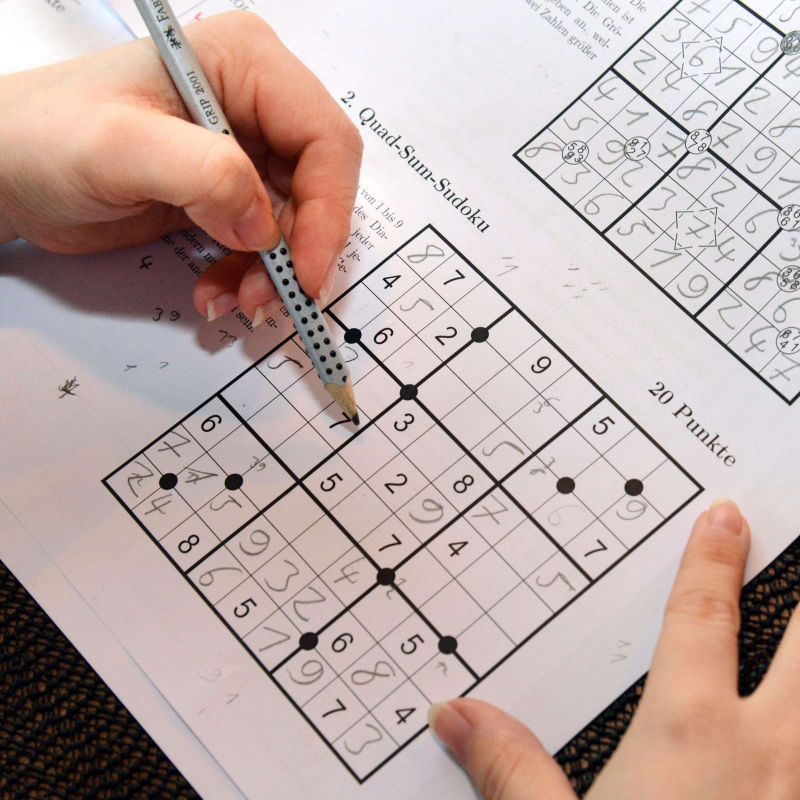
#> input picture test/Samples/9.jpg, 2400 x 2400 px (shown at 1/3 size)
$ jupyter execute Variance.ipynb   (older library calls are emulated)
#> lines starting #> are read from the running program, lines starting #| are printed output that depends on the picture; after the words box and inside, x2 and y2 are one past the last pixel; in counts of white or black regions, pixels touching at a corner belong together
[cell 1]
import cv2 as cv
import numpy as np
import matplotlib
import matplotlib.pyplot as plt
plt.rc('image', cmap='gray')
plt.rcParams['figure.figsize'] = [12, 8]
plt.rcParams['figure.dpi'] = 100

[cell 2]
Org=cv.imread("Samples/9.jpg")
#> Org is the input picture: shape (2400, 2400, 3); mean B, G, R 167.7, 171.4, 190.3
Org_Color=cv.resize(Org,(400,round(Org.shape[0]/Org.shape[1]*400)))
Org=cv.cvtColor(Org_Color,cv.COLOR_RGB2GRAY)
#> Org: shape (400, 400)
Org=Org-np.min(Org)
plt.imshow(Org)

[cell 3]
def variance_filter(I, n=7):
#> called with n = 5
    I=np.array(I,dtype=np.float)
    h,w=I.shape
#> h = 400; w = 400
    result=np.zeros(I.shape)


    result=cv.GaussianBlur(I,(n,n),1,1)

    for y in range(h):
        for x in range(w):

            sum=0
            for i in range(-n//2,n//2+1):
                for j in range(-n//2,n//2+1):

                    xi,yi=x+i,y+j
                    sum+=(I[yi,xi]-result[y,x])*(I[yi,xi]-result[y,x])\
                          if xi>0 and yi>0 and yi<h and xi<w else 0

            result[y,x]=sum/(n**2-1)
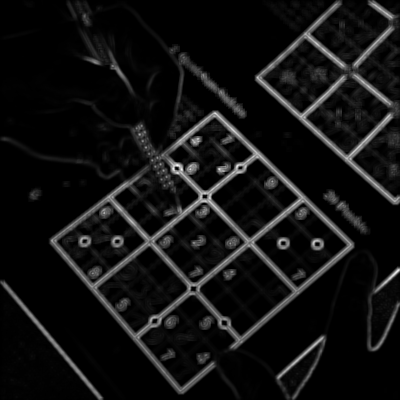
#> result: shape (400, 400) float64; min 4.04e-28, max 18887.7, mean 1346.7; drawn with min black and max white
    return result


I=np.copy(Org)
I_var=variance_filter(I,5)
I=cv.bitwise_not(I)*I_var
I=I/np.max(I)*255
I=np.array(I,dtype=np.uint8)
#I=cv.GaussianBlur(I,(3,3),1)
#I= cv.adaptiveThreshold(I,255,cv.ADAPTIVE_THRESH_GAUSSIAN_C,cv.THRESH_BINARY_INV,11,2)
I = cv.threshold(I,0,255,cv.THRESH_BINARY+cv.THRESH_OTSU)[1]
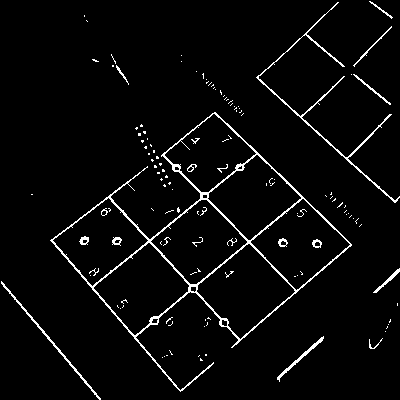
#> I: shape (400, 400); 3.6% white in thin lines or dots
#I=cv.Canny(I,50,150,apertureSize = 3)

plt.subplot(121)
plt.imshow(I_var)
plt.colorbar()
plt.subplot(122)
plt.imshow(I)
plt.colorbar()
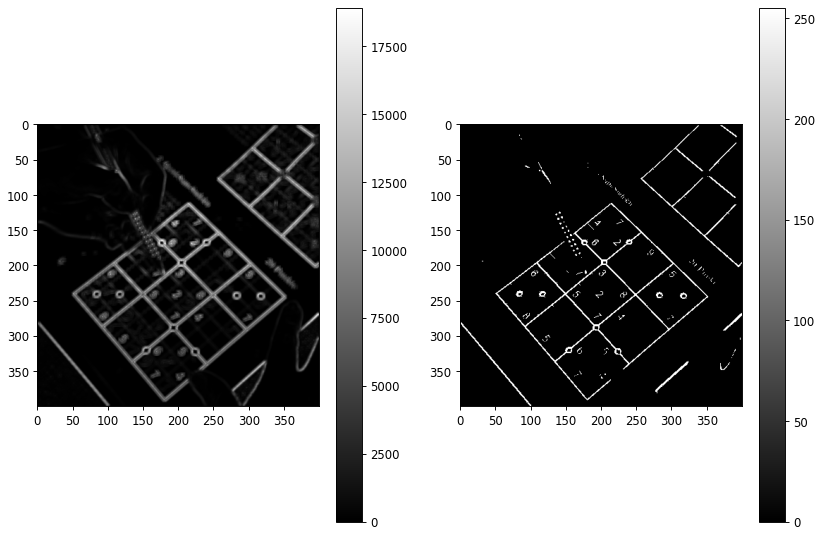
#> figure drawn by matplotlib, 4 panels

[cell 4]
I_Contour=np.copy(Org_Color)
contours, hierarchy = cv.findContours(I,cv.RETR_EXTERNAL, cv.CHAIN_APPROX_SIMPLE)
#> contours = 95 contours, 86 with area under 20; largest, box (x1, y1, x2, y2) and area: (50, 112, 352, 392) 32903, (256, 2, 400, 203) 456, (1, 281, 101, 400) 214, (277, 336, 324, 382) 142, (373, 268, 400, 293) 77

# Find the index of the largest contour
areas = [cv.contourArea(c) for c in contours]
#> areas = 95 values, max 32903 at index 61, min 0 at index 1, mean 358.3
max_index = np.argmax(areas)
#> max_index = 61
cnt=contours[max_index]
#> cnt = contour of 296 points, box (x1, y1, x2, y2) (50, 112, 352, 392), area 32903
epsilon = 0.1*cv.arcLength(cnt,True)
#> epsilon = 134.6
approx = cv.approxPolyDP(cnt,epsilon,True)
#> approx = [[215, 112], [50, 240], [180, 391], [351, 245]]
#approx=cnt
cv.drawContours(I_Contour, [approx], -1, (0, 255, 0), 3)
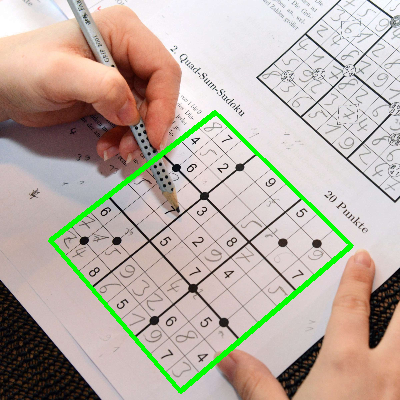
#> I_Contour: shape (400, 400, 3); mean B, G, R 164.6, 174.5, 186.9


plt.imshow(I_Contour)

[cell 5]
ROI=np.copy(Org)
#pts_dst = np.float32([[15,15],[15,165],[165, 15],[165, 165]])
pts_dst = np.float32([[0,0],[0,180],[180, 0],[180, 180]])
pts_src=approx.flatten()
#> pts_src = [215, 112, 50, 240, 180, 391, 351, 245]
pts_src=np.float32([[pts_src[0],pts_src[1]],[pts_src[2],pts_src[3]],[pts_src[6], pts_src[7]],[pts_src[4], pts_src[5]]])
#> pts_src = [[215, 112], [50, 240], [351, 245], [180, 391]]
print(pts_src)
#| [[215. 112.]
#|  [ 50. 240.]
#|  [351. 245.]
#|  [180. 391.]]
trans = cv.getPerspectiveTransform(pts_src, pts_dst)
#> trans = [[0.681, 0.878, -244.9], [-0.691, 0.706, 69.4], [8.57e-05, 0.000546, 1]]
#ROI = cv.warpPerspective(ROI, trans, (180,180))
ROI = cv.warpPerspective(ROI, trans, (180,180))
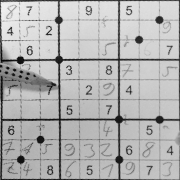
#> ROI: shape (180, 180); min 2, max 241, mean 178.8
plt.imshow(ROI)
plt.colorbar()

[cell 6]
h,w=ROI.shape
#> h = 180; w = 180
possible_digits=[]
ROI=ROI-np.min(ROI)
digits=ROI\
        -cv.dilate(ROI,cv.getStructuringElement(cv.MORPH_RECT,(11,1)))\
        -cv.dilate(ROI,cv.getStructuringElement(cv.MORPH_RECT,(1,11)))
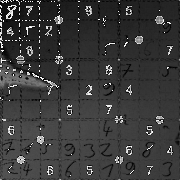
#> digits: shape (180, 180); min 0, max 255, mean 58.1

kernel=np.zeros((20,20))
kernel[2:17,4:15]=cv.getStructuringElement(cv.MORPH_ELLIPSE,(11,15))
kernel*=np.dot(cv.getGaussianKernel(20,4),cv.getGaussianKernel(20,3).T)
kernel/=np.sum(kernel)

kernel2=np.dot(cv.getGaussianKernel(20,5),cv.getGaussianKernel(20,4).T)
kernel2[2:17,4:15]=0
kernel2/=np.sum(kernel2)
kernel2-=np.ones((20,20))
kernel2/=np.sum(abs(kernel2))
kernel=kernel+kernel2
img=cv.filter2D(digits,ddepth=cv.CV_32F,kernel=kernel,anchor=(0,0))
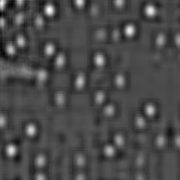
#> img: shape (180, 180) float32; min -27.38, max 66.09, mean 0; drawn with min black and max white
max=cv.dilate(img,np.ones((20,20)))
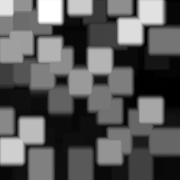
#> max: shape (180, 180) float32; min 0.865, max 66.09, mean 23.9; drawn with min black and max white

max=img==max
#> max: shape (180, 180) bool; 0.2% white in thin lines or dots
thr=img>15
#> thr: shape (180, 180) bool; 6.1% white; 43 white regions (6 under 20 px), largest, box (x1, y1, x2, y2) and area: (146, 5, 156, 16) 85, (45, 5, 54, 16) 84, (125, 25, 134, 36) 82
max=thr*max
#> max: shape (180, 180) bool; 0.12% white in thin lines or dots

plt.imshow(thr)
plt.colorbar()
print(np.sum(max))
#| 39
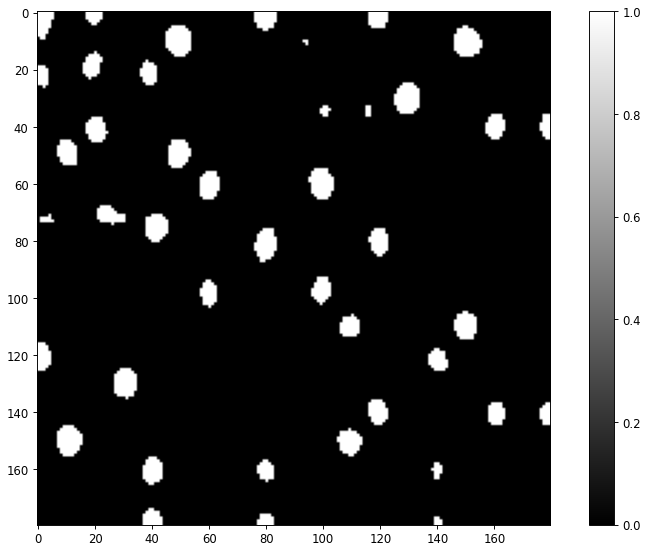
#> figure drawn by matplotlib, 2 panels

[cell 7]
possible_digits=np.zeros(ROI.shape)
for i in range(h):
    for j in range(w):
        if max[i,j]:
            possible_digits[i:i+20,j:j+20]=ROI[i:i+20,j:j+20]
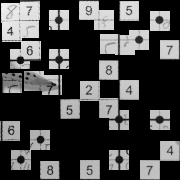
#> possible_digits: shape (180, 180) float64; min 0, max 239, mean 69.8
plt.imshow(possible_digits)

$ run again, with test/Samples/1.jpg copied over test/Samples/9.jpg
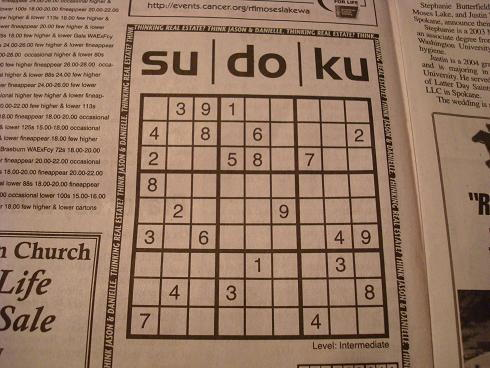
#> input picture test/Samples/1.jpg, 490 x 368 px
#> Org is the input picture: shape (368, 490, 3); mean B, G, R 99.6, 120.7, 150.8
#> `I = cv.threshold(I,0,255,cv.THRESH_BINARY+cv.THRESH_OTSU)[1]`:
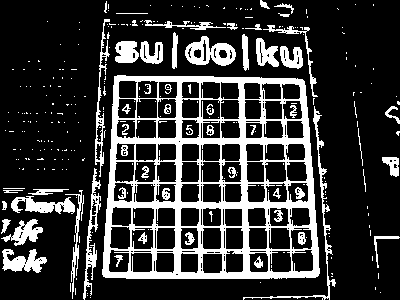
#> I: shape (300, 400); 21% white; 292 white regions (233 under 20 px)
#> contours = 225 contours, 199 with area under 20; largest, box (x1, y1, x2, y2) and area: (102, 75, 320, 279) 40922, (185, 36, 236, 66) 932, (2, 249, 47, 273) 544, (83, 168, 101, 300) 530, (11, 196, 75, 214) 526
#> areas = 225 values, max 40921.5 at index 138, min 0 at index 0, mean 212
#> max_index = 138
#> cnt = contour of 104 points, box (x1, y1, x2, y2) (102, 75, 320, 279), area 40922
#> epsilon = 82.34
#> approx = [[114, 76], [103, 276], [318, 275], [302, 79]]
#> I_Contour: shape (300, 400, 3); mean B, G, R 97.4, 126.2, 147
#> `pts_src=approx.flatten()`: pts_src = [114, 76, 103, 276, 318, 275, 302, 79]
#> `pts_src=np.float32([[pts_src[0],pts_src[1]],[pts_src[2],pts_src[3]],[p..`: pts_src = [[114, 76], [103, 276], [302, 79], [318, 275]]
#| [[114.  76.]
#|  [103. 276.]
#|  [302.  79.]
#|  [318. 275.]]
#> trans = [[0.979, 0.0538, -115.7], [-0.0172, 1.07, -79.74], [-0.00012, 0.000753, 1]]
#> thr: shape (180, 180) bool; 0.06% white in thin lines or dots, all inside (x1, y1, x2, y2) = (168, 107, 172, 113)
#| 1
#> `[cell 6] h,w=ROI.shape possible_digits=[] ROI=ROI-np.min(ROI) digits=R..`:
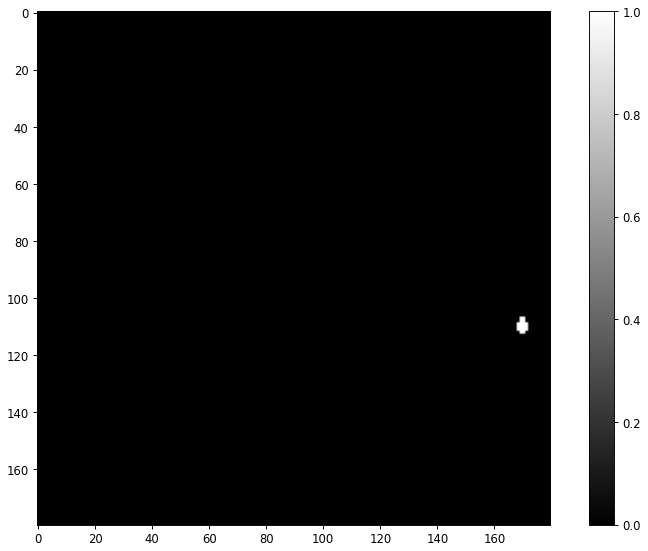
#> figure drawn by matplotlib, 2 panels

$ run again, with test/Samples/2.jpg copied over test/Samples/9.jpg
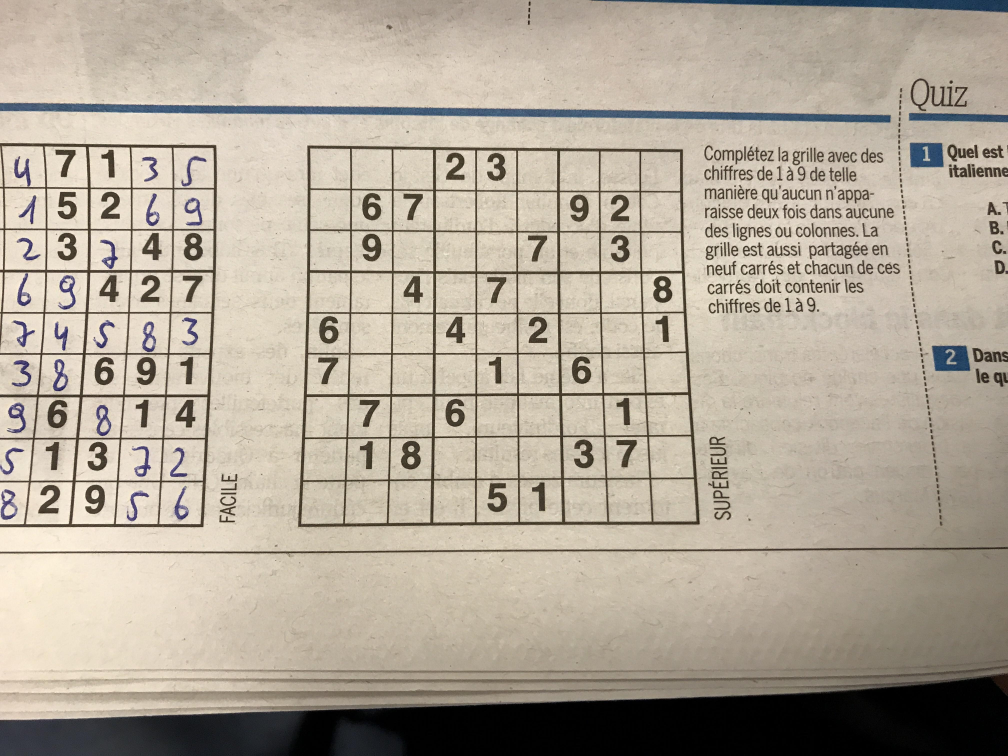
#> input picture test/Samples/2.jpg, 4032 x 3024 px (shown at 1/4 size)
#> Org is the input picture: shape (3024, 4032, 3); mean B, G, R 152.8, 167.6, 177.5
#> Org: shape (300, 400)
#> contours = 259 contours, 247 with area under 20; largest, box (x1, y1, x2, y2) and area: (118, 58, 278, 209) 22540, (1, 57, 86, 209) 8236, (107, 268, 396, 285) 537, (2, 41, 219, 46) 354, (1, 282, 106, 289) 204
#> areas = 259 values, max 22539.5 at index 234, min 0 at index 2, mean 125.4
#> max_index = 234
#> cnt = contour of 36 points, box (x1, y1, x2, y2) (118, 58, 278, 209), area 22540
#> epsilon = 61.2
#> approx = [[122, 58], [118, 208], [277, 207], [270, 59]]
#> I_Contour: shape (300, 400, 3); mean B, G, R 149.3, 170, 173.2
#> `pts_src=approx.flatten()`: pts_src = [122, 58, 118, 208, 277, 207, 270, 59]
#> `pts_src=np.float32([[pts_src[0],pts_src[1]],[pts_src[2],pts_src[3]],[p..`: pts_src = [[122, 58], [118, 208], [270, 59], [277, 207]]
#| [[122.  58.]
#|  [118. 208.]
#|  [270.  59.]
#|  [277. 207.]]
#> trans = [[1.22, 0.0326, -151], [-0.00887, 1.31, -75.08], [-9.2e-05, 0.000507, 1]]
#> thr: shape (180, 180) bool; 5.7% white; 34 white regions (5 under 20 px), largest, box (x1, y1, x2, y2) and area: (18, 35, 26, 50) 100, (96, 76, 104, 90) 88, (136, 13, 144, 28) 86
#| 32
#> after the loop `for i in range(h):`:
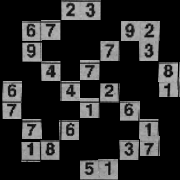
#> possible_digits: shape (180, 180) float64; min 0, max 188, mean 43.3
